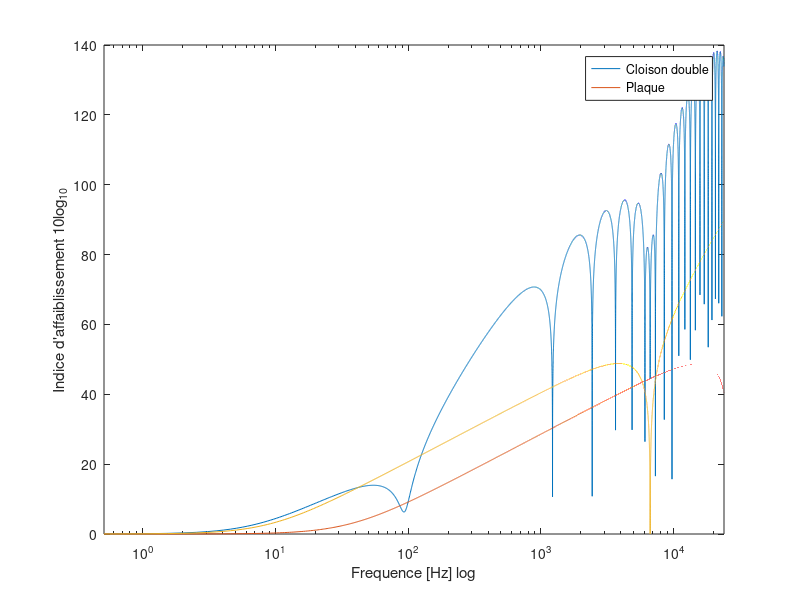

This chart was generated by the following MATLAB code:
clear all; clc; close all

f=0:0.51:24e3;


%% parameters of the plate
h1=5e-3; % epaisseur de la plaque 1
h2=20e-3; % epaisseur de la plaque 1

E1=12.6e9; %young modulus plaque 1 
E2= 12.2e9; %young modulus plaque 2 

rho=750; % densité plaque
nu=0.245; % coefficient de poisson MDF

mu1= rho*h1; % poid surfacique de la plaque 1 
mu2= rho*h2; % poid de la plaque 2

D1= E1*h1^3/(12*(1-nu^2));
D2= E2*h2^3/(12*(1-nu^2));

%% parameters of the air 

e=0.15; % espace entre les cloisons
c0=343; % vitesse de l'air
rho0=1.2;

thetad=20;
theta=thetad*pi/180;

Tau = zeros(length(f),1);

for ii=1:length(f)
omega = f(ii)*2*pi;
k0 = omega/c0;
k = k0 *sind(thetad);
TH=cosd(thetad);
alp = exp(+1j*k0*TH*e);
alm = exp(-1j*k0*TH*e);
beta = k0*cos(theta) ;
alpha_1 = exp( 1i * k0 * cos(theta) * e) ;
alpha_2 = exp( -1i * k0 * cos(theta) * e);

A= [ 1j*k0*TH 0 0 0 rho0*omega^2 0; ...
    0 -1j*k0*TH 1j*k0*TH 0 rho0*omega^2 0; ...
    1 -1 -1 0 -mu1*omega^2+D1*k^4 0 ;...
    0 -1j*k0*TH*alm 1j*k0*TH*alp 0 0  rho0*omega^2;...
    0 0 0 -1j*k0*TH*alm 0 rho0*omega^2;...
    0 alm alp -alm 0 -mu2*omega^2+D2*k^4 ...
    ];
B = [1j*k0*TH ; 0 ;-1; 0; 0;0];

s =  A\B;
Tau(ii) = s(4)^2;
end

omega =  2*pi*f;
k0 = omega/c0;

fc1=c0^2/2/pi/(sind(thetad)^2)*sqrt(mu1/D1);% fréquence de coincidence p1
fc2=c0^2/2/pi/(sind(thetad)^2)*sqrt(mu2/D2);% fréquence de coincidence p2

Tau_p1 = omega.^2 *(rho0*c0)^2/TH^2*4./abs(-omega.^2*mu1+D1*k0.^4*sind(thetad)^4+2*rho0*omega*c0/1j/TH).^2; % plaque 1 seule
Tau_p2 = omega.^2 *(rho0*c0)^2/TH^2*4./abs(-omega.^2*mu2+D2*k0.^4*sind(thetad)^4+2*rho0*omega*c0/1j/TH).^2;%plaque 2 seule

semilogx(f,10*log10(1./real(abs(Tau))))
hold on
semilogx(f,10*log10(1./real(Tau_p1)))
semilogx(f,10*log10(1./real(Tau_p2)))
xlabel('Frequence [Hz] log')
ylabel('Indice d''affaiblissement 10log_{10}')
legend('Cloison double','Plaque')
xlim([f(1) f(end)])
% fc = wc/2/pi
% fn =1*c0/(2*e*cosd(thetad))
% fre=1/(2*pi)*sqrt(2*rho0*(c0)^2/(e*mu*cosd(thetad)^2))